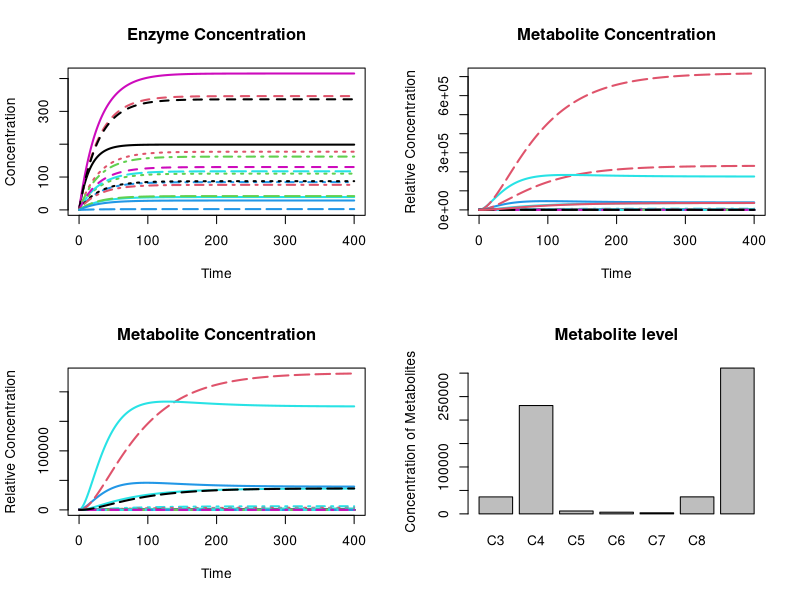
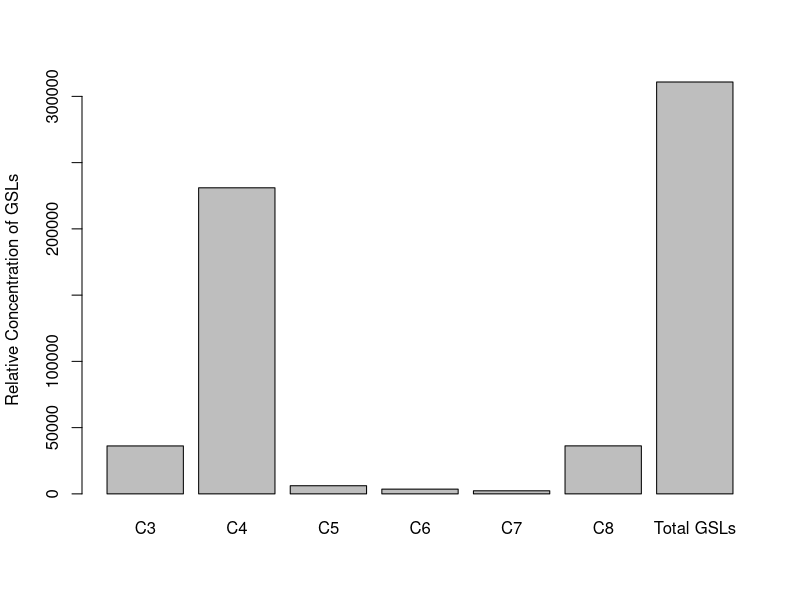
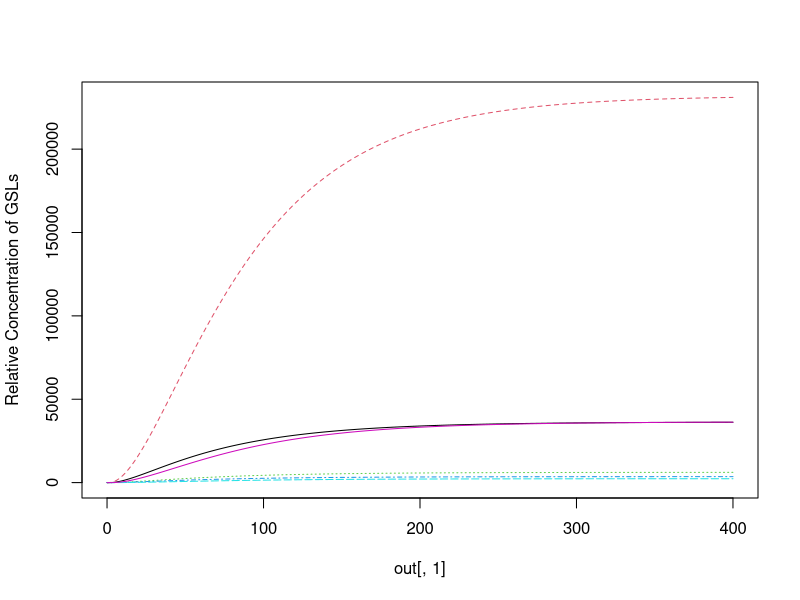

Source code (R) for these figures, in order:
library(deSolve)


# Build the differential equation for enzyme: dE/dt = ks*mRNA-(kd+u)*E
EnzymeRates <- function(parms,starts){
  x=vector()
  num_enzyme=parms[1]
  # ################################################################################################
  # Change enzyme_params of enzyme synthesis as needed
  # The parameters are in this order: enzyme_parms(ks1,mRNA1,kd1,ks2,mRNA2,kd2,...)
  # ################################################################################################
  enzyme_parms=c(0.045,277.4,0.0478,
                 0.045,269.5,  0.02,
                 0.045, 85.9,  0.02,
                 0.045, 65.8,  0.02,
                 0.045, 91.4,  0.02,
                 0.045,323.0,  0.02,
                 0.045,261.9,  0.02,
                 0.045,137.8,  0.02,
                 0.045,126.2,  0.02,
                 0.045, 1.83,  0.02,
                 0.045,30.46,  0.02,
                 0.045,101.5,  0.02,
                 0.045, 68.0,  0.02,
                 0.045, 59.3,  0.02,
                 0.045, 32.7,  0.02,
                 0.045, 22.2,  0.02)
  for (i in 1:num_enzyme) {
    enzyme_parms[3*i-1] <- enzyme_parms[3*i-1]/1
  }
  
  for (i in 1:num_enzyme) {
    x[i] <- enzyme_parms[3*i-2]*enzyme_parms[3*i-1]-(enzyme_parms[3*i]+parms[3])*starts[i]
  }
  
  return(x)
}


# Build the reaction rate equation: mostly Michaelis-Menten v = kc*E*M/(kM+M)
ReactionRate <- function(parms,starts){
  x=vector()
  #################################################################################################
  # Change reaction_params of reaction rate as needed
  # The parameters are in this order: reaction_parms(kc1,KM1,kc2,KM2,...)
  #################################################################################################
  reaction_parms=c(206.23, 930,
                   157630,3000,
                   4798.3, 932,
                   36000, 100,
                   36000, 100,
                   16200,1900,
                   1192.4,68.6,
                   56692, 1920,
                   1702.8,  34,
                   1500, 556,
                   36000, 100,
                   3600, 5.8,
                   87.96,  70,
                   63.01,  88,
                   402.5,  55,
                   350289, 640,
                   4954, 476,
                   3701.7,  34,
                   70,  80,
                   82.53,  65,
                   274.3,  43,
                   9507, 463,
                   88.8,  37,
                   4639, 358,
                   148.06, 194,
                   1206, 253,
                   59.23, 216,
                   36.86, 374,
                   102.7,  81,
                   29.61,  74,
                   36.86,  26,
                   62000, 1920,
                   7000, 1920,
                   100, 1920,
                   20,1920,
                   0.2,1920,
                   3.1,1920)
  # The equations should be listed one by one since some substrates are catalyzed by several enzymes
  # First part
  x[1] <- reaction_parms[1]*starts[1]*starts[parms[1]+1]/(reaction_parms[2]+starts[parms[1]+1])
  x[2] <- reaction_parms[3]*starts[2]*starts[parms[1]+2]/(reaction_parms[4]+starts[parms[1]+2])
  x[3] <- reaction_parms[5]*starts[3]*starts[parms[1]+2]/(reaction_parms[6]+starts[parms[1]+2])
  x[4] <- reaction_parms[7]*starts[4]*starts[parms[1]+3]/(reaction_parms[8]+starts[parms[1]+3])
  x[5] <- reaction_parms[9]*starts[5]*starts[parms[1]+3]/(reaction_parms[10]+starts[parms[1]+3])
  x[6] <- reaction_parms[11]*starts[6]*starts[parms[1]+3]/(reaction_parms[12]+starts[parms[1]+3])
  x[7] <- reaction_parms[13]*starts[7]*starts[parms[1]+4]/(reaction_parms[14]+starts[parms[1]+4])
  x[8] <- reaction_parms[63]*starts[8]*starts[parms[1]+5]/(reaction_parms[16]+starts[parms[1]+5])
  x[9] <- reaction_parms[17]*starts[9]*starts[parms[1]+6]/(reaction_parms[18]+starts[parms[1]+6])
  x[10] <- reaction_parms[19]*starts[10]*starts[parms[1]+7]/(reaction_parms[20]+starts[parms[1]+7])
  x[11] <- reaction_parms[21]*starts[11]*starts[parms[1]+8]/(reaction_parms[22]+starts[parms[1]+9])
  x[12] <- reaction_parms[23]*starts[12]*starts[parms[1]+9]/(reaction_parms[24]+starts[parms[1]+9])
  x[13] <- reaction_parms[25]*starts[13]*starts[parms[1]+10]/(reaction_parms[26]+starts[parms[1]+10])
  x[14] <- reaction_parms[27]*starts[14]*starts[parms[1]+10]/(reaction_parms[28]+starts[parms[1]+10])
  x[15] <- reaction_parms[29]*starts[15]*starts[parms[1]+10]/(reaction_parms[30]+starts[parms[1]+10])
  # Second part
  x[16] <- reaction_parms[31]*starts[2]*starts[parms[1]+5]/(reaction_parms[32]+starts[parms[1]+5])
  x[17] <- reaction_parms[33]*starts[3]*starts[parms[1]+5]/(reaction_parms[34]+starts[parms[1]+5])
  x[18] <- reaction_parms[7]*starts[4]*starts[parms[1]+12]/(reaction_parms[8]+starts[parms[1]+12])
  x[19] <- reaction_parms[9]*starts[5]*starts[parms[1]+12]/(reaction_parms[10]+starts[parms[1]+12])
  x[20] <- reaction_parms[11]*starts[6]*starts[parms[1]+12]/(reaction_parms[12]+starts[parms[1]+12])         
  x[21] <- reaction_parms[13]*starts[7]*starts[parms[1]+13]/(reaction_parms[14]+starts[parms[1]+13])
  x[22] <- reaction_parms[65]*starts[8]*starts[parms[1]+14]/(reaction_parms[16]+starts[parms[1]+14])
  x[23] <- reaction_parms[35]*starts[9]*starts[parms[1]+15]/(reaction_parms[36]+starts[parms[1]+15])
  x[24] <- reaction_parms[19]*starts[10]*starts[parms[1]+16]/(reaction_parms[20]+starts[parms[1]+16])
  x[25] <- reaction_parms[21]*starts[11]*starts[parms[1]+17]/(reaction_parms[22]+starts[parms[1]+17])
  x[26] <- reaction_parms[23]*starts[12]*starts[parms[1]+18]/(reaction_parms[24]+starts[parms[1]+18])
  x[27] <- reaction_parms[37]*starts[13]*starts[parms[1]+19]/(reaction_parms[38]+starts[parms[1]+19])
  x[28] <- reaction_parms[39]*starts[14]*starts[parms[1]+19]/(reaction_parms[40]+starts[parms[1]+19])
  x[29] <- reaction_parms[41]*starts[15]*starts[parms[1]+19]/(reaction_parms[42]+starts[parms[1]+19])
  # Third part
  x[30] <- reaction_parms[43]*starts[3]*starts[parms[1]+14]/(reaction_parms[44]+starts[parms[1]+14])
  x[31] <- reaction_parms[7]*starts[4]*starts[parms[1]+21]/(reaction_parms[8]+starts[parms[1]+21])
  x[32] <- reaction_parms[9]*starts[5]*starts[parms[1]+21]/(reaction_parms[10]+starts[parms[1]+21])
  x[33] <- reaction_parms[11]*starts[6]*starts[parms[1]+21]/(reaction_parms[12]+starts[parms[1]+21])
  x[34] <- reaction_parms[13]*starts[7]*starts[parms[1]+22]/(reaction_parms[14]+starts[parms[1]+22])
  x[35] <- reaction_parms[67]*starts[8]*starts[parms[1]+23]/(reaction_parms[16]+starts[parms[1]+23])
  x[36] <- reaction_parms[45]*starts[9]*starts[parms[1]+24]/(reaction_parms[46]+starts[parms[1]+24])
  x[37] <- reaction_parms[19]*starts[10]*starts[parms[1]+25]/(reaction_parms[20]+starts[parms[1]+25])
  x[38] <- reaction_parms[21]*starts[11]*starts[parms[1]+26]/(reaction_parms[22]+starts[parms[1]+26])
  x[39] <- reaction_parms[23]*starts[12]*starts[parms[1]+27]/(reaction_parms[24]+starts[parms[1]+27])
  x[40] <- reaction_parms[37]*starts[13]*starts[parms[1]+28]/(reaction_parms[38]+starts[parms[1]+28])
  x[41] <- reaction_parms[39]*starts[14]*starts[parms[1]+28]/(reaction_parms[40]+starts[parms[1]+28])
  x[42] <- reaction_parms[41]*starts[15]*starts[parms[1]+28]/(reaction_parms[42]+starts[parms[1]+28])
  # Fourth part
  x[43] <- reaction_parms[47]*starts[3]*starts[parms[1]+23]/(reaction_parms[48]+starts[parms[1]+23])
  x[44] <- reaction_parms[7]*starts[4]*starts[parms[1]+30]/(reaction_parms[8]+starts[parms[1]+30])
  x[45] <- reaction_parms[9]*starts[5]*starts[parms[1]+30]/(reaction_parms[10]+starts[parms[1]+30])
  x[46] <- reaction_parms[11]*starts[6]*starts[parms[1]+30]/(reaction_parms[12]+starts[parms[1]+30])
  x[47] <- reaction_parms[13]*starts[7]*starts[parms[1]+31]/(reaction_parms[14]+starts[parms[1]+31])
  x[48] <- reaction_parms[69]*starts[8]*starts[parms[1]+32]/(reaction_parms[16]+starts[parms[1]+32])
  x[49] <- reaction_parms[49]*starts[9]*starts[parms[1]+33]/(reaction_parms[50]+starts[parms[1]+33])
  x[50] <- reaction_parms[19]*starts[10]*starts[parms[1]+34]/(reaction_parms[20]+starts[parms[1]+34])
  x[51] <- reaction_parms[21]*starts[11]*starts[parms[1]+35]/(reaction_parms[22]+starts[parms[1]+35])
  x[52] <- reaction_parms[23]*starts[12]*starts[parms[1]+36]/(reaction_parms[24]+starts[parms[1]+36])
  x[53] <- reaction_parms[37]*starts[13]*starts[parms[1]+37]/(reaction_parms[38]+starts[parms[1]+37])
  x[54] <- reaction_parms[39]*starts[14]*starts[parms[1]+37]/(reaction_parms[40]+starts[parms[1]+37])
  x[55] <- reaction_parms[41]*starts[15]*starts[parms[1]+37]/(reaction_parms[42]+starts[parms[1]+37])
  # Fifth part
  x[56] <- reaction_parms[51]*starts[3]*starts[parms[1]+32]/(reaction_parms[52]+starts[parms[1]+32])
  x[57] <- reaction_parms[7]*starts[4]*starts[parms[1]+39]/(reaction_parms[8]+starts[parms[1]+39])
  x[58] <- reaction_parms[9]*starts[5]*starts[parms[1]+39]/(reaction_parms[10]+starts[parms[1]+39])
  x[59] <- reaction_parms[11]*starts[6]*starts[parms[1]+39]/(reaction_parms[12]+starts[parms[1]+39])
  x[60] <- reaction_parms[13]*starts[7]*starts[parms[1]+40]/(reaction_parms[14]+starts[parms[1]+40])
  x[61] <- reaction_parms[71]*starts[8]*starts[parms[1]+41]/(reaction_parms[16]+starts[parms[1]+41])
  x[62] <- reaction_parms[53]*starts[9]*starts[parms[1]+42]/(reaction_parms[54]+starts[parms[1]+42])
  x[63] <- reaction_parms[55]*starts[16]*starts[parms[1]+42]/(reaction_parms[56]+starts[parms[1]+42])
  x[64] <- reaction_parms[19]*starts[10]*starts[parms[1]+43]/(reaction_parms[20]+starts[parms[1]+43])
  x[65] <- reaction_parms[21]*starts[11]*starts[parms[1]+44]/(reaction_parms[22]+starts[parms[1]+44])
  x[66] <- reaction_parms[23]*starts[12]*starts[parms[1]+45]/(reaction_parms[24]+starts[parms[1]+45])
  x[67] <- reaction_parms[39]*starts[14]*starts[parms[1]+46]/(reaction_parms[40]+starts[parms[1]+46])
  x[68] <- reaction_parms[41]*starts[15]*starts[parms[1]+46]/(reaction_parms[42]+starts[parms[1]+46])
  # Sixth part
  x[69] <- reaction_parms[57]*starts[3]*starts[parms[1]+41]/(reaction_parms[58]+starts[parms[1]+41])
  x[70] <- reaction_parms[7]*starts[4]*starts[parms[1]+48]/(reaction_parms[8]+starts[parms[1]+48])
  x[71] <- reaction_parms[9]*starts[5]*starts[parms[1]+48]/(reaction_parms[10]+starts[parms[1]+48])
  x[72] <- reaction_parms[11]*starts[6]*starts[parms[1]+48]/(reaction_parms[12]+starts[parms[1]+48])
  x[73] <- reaction_parms[13]*starts[7]*starts[parms[1]+49]/(reaction_parms[14]+starts[parms[1]+49])
  x[74] <- reaction_parms[73]*starts[8]*starts[parms[1]+50]/(reaction_parms[16]+starts[parms[1]+50])
  x[75] <- reaction_parms[59]*starts[9]*starts[parms[1]+51]/(reaction_parms[60]+starts[parms[1]+51])
  x[76] <- reaction_parms[61]*starts[16]*starts[parms[1]+51]/(reaction_parms[62]+starts[parms[1]+51])
  x[77] <- reaction_parms[19]*starts[10]*starts[parms[1]+52]/(reaction_parms[20]+starts[parms[1]+52])
  x[78] <- reaction_parms[21]*starts[11]*starts[parms[1]+53]/(reaction_parms[22]+starts[parms[1]+53])
  x[79] <- reaction_parms[23]*starts[12]*starts[parms[1]+54]/(reaction_parms[24]+starts[parms[1]+54])
  x[80] <- reaction_parms[39]*starts[14]*starts[parms[1]+55]/(reaction_parms[40]+starts[parms[1]+55])
  x[81] <- reaction_parms[41]*starts[15]*starts[parms[1]+55]/(reaction_parms[42]+starts[parms[1]+55])
  
  
  
  return(x)
}



# Build the function including all ODE functions.
MetNetwork <- function(t, starts, parms) {
  
  # The rate of enzyme synthesis
  dEdt= EnzymeRates(parms,starts)
  
  #################################################################################################
  # Change the stoichiometry matrix as needed
  # The stoichiometric matrix is in this format: S=rbind(c(-1, 0, 0), c(1, -1, 0),c(0, 2, -1),...)
  #################################################################################################
  S=as.matrix(read.csv("StoichiometryMatrix.csv",header = FALSE))
  
  # The rate of metabolite synthesis
  #################################################################################################
  # The function is dM/dt = Reaction Rate - Dilution Rate - Degradation Rate (for end metabolite)
  # Change the metabolite vector as needed (Only the initial substrate does not have dilution rate. 
  # Only the end metabolite have degradation rate)
  #################################################################################################
  dMdt=S%*%ReactionRate(parms,starts)-parms[3]*c(0,starts[(parms[1]+2):(parms[1]+parms[2])])-
    parms[4]*c(rep(0,10),starts[(parms[1]+11)],rep(0,8),starts[(parms[1]+20)],rep(0,8),starts[(parms[1]+29)],
               rep(0,8),starts[(parms[1]+38)],rep(0,8),starts[(parms[1]+47)],rep(0,8),starts[(parms[1]+56)])
  
  print(list(c(dEdt,dMdt)))
  list(c(dEdt,dMdt))
}



# Build the function which receive parameters and plot the result
Concentration <- function() {
  #################################################################################################
  # Change the tspan, params and starts as needed
  # The parameters are in this order: parms(enzyme number, metabolite number, dilution rate, 
  # degradation rate for end metabolite)
  # The initial states are in this order: starts(E1,E2,...,M1,M2,...)
  #################################################################################################
  tspan <- seq(0,400,by=1)
  parms <- c(16,56,0.015,0.0000007)
  
  starts <- c(rep(0,parms[1]),785,rep(0,parms[2]-1))
  
  out <- ode(starts,tspan,MetNetwork,parms)
  
  # Print the output. You could delete it if you want to
  out <<- out
  print(out)
  print(c(out[400,c((parms[1]+12),(parms[1]+21),(parms[1]+30),(parms[1]+39),(parms[1]+48),(parms[1]+57))],sum(out[300,c((parms[1]+12),(parms[1]+21),(parms[1]+30),(parms[1]+39),(parms[1]+48),(parms[1]+57))])))
  print(out[400,18:19])
  
  # Plot the result
  num_enzyme=parms[1]
  num_metabolite=parms[2]
  windows()
  par(mfrow=c(2,2))
  matplot(out[,1],out[,2:(num_enzyme+1)],type="l", ylab="Concentration", 
          xlab="Time", main="Enzyme Concentration", lwd = 2)   
  matplot(out[,1],out[,(num_enzyme+2):(num_enzyme+num_metabolite+1)],type ="l",ylab ="Relative Concentration",
          xlab = "Time",main="Metabolite Concentration",lwd = 2)
  matplot(out[,1],out[,c((num_enzyme+2):66,68:(num_enzyme+num_metabolite+1))],type ="l",ylab ="Relative Concentration",
          xlab = "Time",main="Metabolite Concentration",lwd = 2)
  barplot(c(out[400,c((parms[1]+12),(parms[1]+21),(parms[1]+30),(parms[1]+39),(parms[1]+48),(parms[1]+57))],sum(out[300,c((parms[1]+12),(parms[1]+21),(parms[1]+30),(parms[1]+39),(parms[1]+48),(parms[1]+57))])),
          main="Metabolite level",ylab ="Concentration of Metabolites",names.arg=c("C3","C4","C5","C6","C7","C8","Total GSLs"))
  windows()
  barplot(c(out[400,c((parms[1]+12),(parms[1]+21),(parms[1]+30),(parms[1]+39),(parms[1]+48),(parms[1]+57))],sum(out[300,c((parms[1]+12),(parms[1]+21),(parms[1]+30),(parms[1]+39),(parms[1]+48),(parms[1]+57))])),
          ylab ="Relative Concentration of GSLs",names.arg=c("C3","C4","C5","C6","C7","C8","Total GSLs"))
  windows()
  matplot(out[,1],out[,c((parms[1]+12),(parms[1]+21),(parms[1]+30),(parms[1]+39),(parms[1]+48),(parms[1]+57))],type = "l",
          ylab ="Relative Concentration of GSLs")
}


# For test
Concentration()
